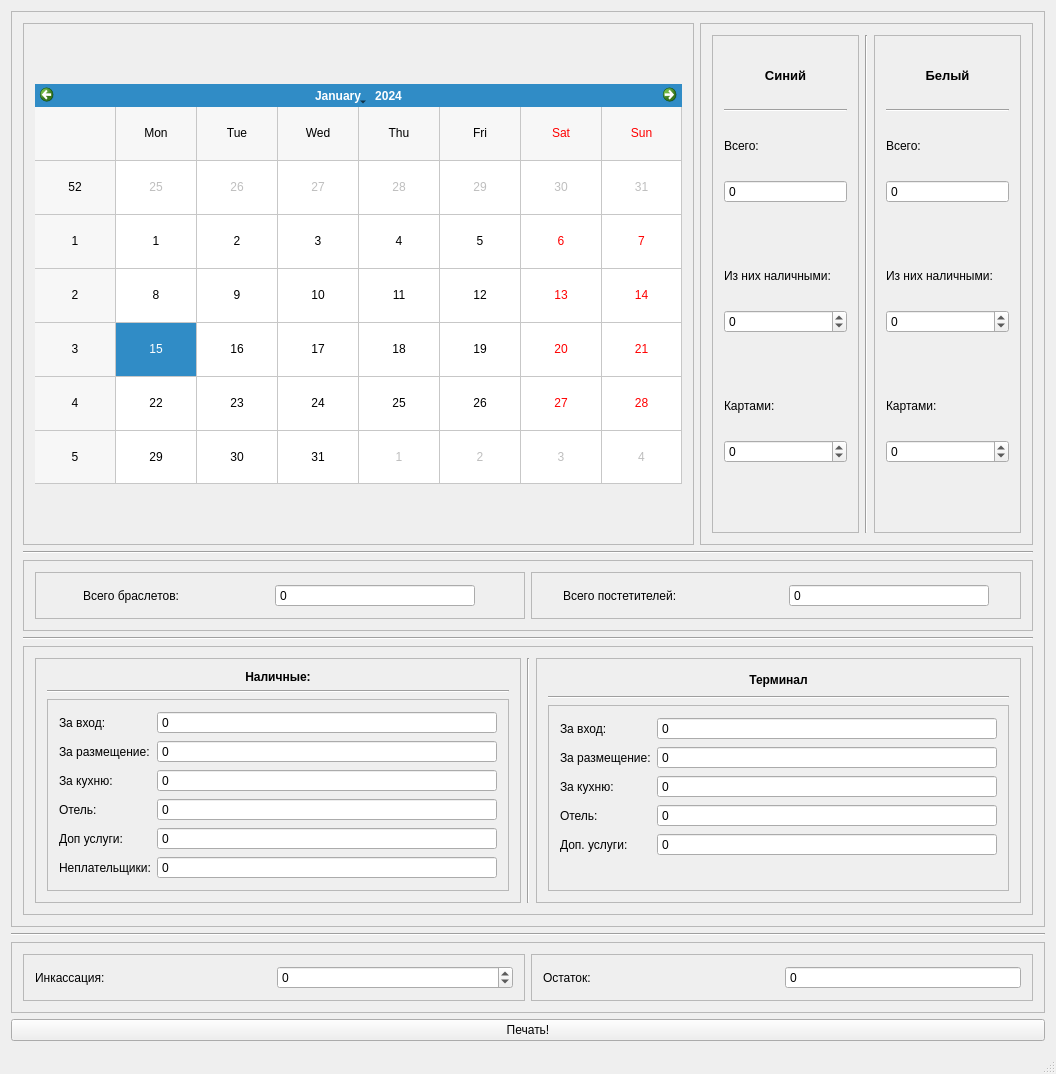
<?xml version="1.0" encoding="UTF-8"?>
<ui version="4.0">
 <class>AquaPrinterClass</class>
 <widget class="QMainWindow" name="AquaPrinterClass">
  <property name="geometry">
   <rect>
    <x>0</x>
    <y>0</y>
    <width>1056</width>
    <height>1074</height>
   </rect>
  </property>
  <property name="windowTitle">
   <string>AquaPrinter</string>
  </property>
  <property name="windowIcon">
   <iconset resource="AquaPrinter.qrc">
    <normaloff>:/icon.ico</normaloff>:/icon.ico</iconset>
  </property>
  <widget class="QWidget" name="centralWidget">
   <layout class="QGridLayout" name="gridLayout_2">
    <item row="0" column="0">
     <widget class="QFrame" name="frame">
      <property name="frameShape">
       <enum>QFrame::StyledPanel</enum>
      </property>
      <property name="frameShadow">
       <enum>QFrame::Raised</enum>
      </property>
      <layout class="QGridLayout" name="gridLayout">
       <item row="0" column="2">
        <widget class="QFrame" name="frame_2">
         <property name="frameShape">
          <enum>QFrame::StyledPanel</enum>
         </property>
         <property name="frameShadow">
          <enum>QFrame::Raised</enum>
         </property>
         <layout class="QHBoxLayout" name="horizontalLayout">
          <item>
           <widget class="QFrame" name="frame_3">
            <property name="frameShape">
             <enum>QFrame::StyledPanel</enum>
            </property>
            <property name="frameShadow">
             <enum>QFrame::Raised</enum>
            </property>
            <layout class="QVBoxLayout" name="verticalLayout_2">
             <item>
              <widget class="QLabel" name="label">
               <property name="maximumSize">
                <size>
                 <width>16777215</width>
                 <height>30</height>
                </size>
               </property>
               <property name="font">
                <font>
                 <pointsize>10</pointsize>
                 <weight>75</weight>
                 <bold>true</bold>
                </font>
               </property>
               <property name="text">
                <string>Синий</string>
               </property>
               <property name="alignment">
                <set>Qt::AlignCenter</set>
               </property>
              </widget>
             </item>
             <item>
              <widget class="Line" name="line_2">
               <property name="orientation">
                <enum>Qt::Horizontal</enum>
               </property>
              </widget>
             </item>
             <item>
              <widget class="QLabel" name="label_3">
               <property name="maximumSize">
                <size>
                 <width>16777215</width>
                 <height>30</height>
                </size>
               </property>
               <property name="text">
                <string>Всего:</string>
               </property>
              </widget>
             </item>
             <item>
              <widget class="QSpinBox" name="blueAllEdit">
               <property name="readOnly">
                <bool>true</bool>
               </property>
               <property name="buttonSymbols">
                <enum>QAbstractSpinBox::NoButtons</enum>
               </property>
               <property name="showGroupSeparator" stdset="0">
                <bool>true</bool>
               </property>
               <property name="minimum">
                <number>-999999999</number>
               </property>
               <property name="maximum">
                <number>999999999</number>
               </property>
              </widget>
             </item>
             <item>
              <widget class="QLabel" name="blueOriginalLabel">
               <property name="maximumSize">
                <size>
                 <width>16777215</width>
                 <height>20</height>
                </size>
               </property>
               <property name="text">
                <string/>
               </property>
              </widget>
             </item>
             <item>
              <widget class="QLabel" name="label_4">
               <property name="maximumSize">
                <size>
                 <width>16777215</width>
                 <height>30</height>
                </size>
               </property>
               <property name="text">
                <string>Из них наличными:</string>
               </property>
              </widget>
             </item>
             <item>
              <widget class="QSpinBox" name="blueCashEdit">
               <property name="showGroupSeparator" stdset="0">
                <bool>true</bool>
               </property>
               <property name="minimum">
                <number>-999999999</number>
               </property>
               <property name="maximum">
                <number>999999999</number>
               </property>
              </widget>
             </item>
             <item>
              <widget class="QLabel" name="blueCashOriginalLabel">
               <property name="maximumSize">
                <size>
                 <width>16777215</width>
                 <height>20</height>
                </size>
               </property>
               <property name="text">
                <string/>
               </property>
              </widget>
             </item>
             <item>
              <widget class="QLabel" name="label_22">
               <property name="maximumSize">
                <size>
                 <width>16777215</width>
                 <height>30</height>
                </size>
               </property>
               <property name="text">
                <string>Картами:</string>
               </property>
              </widget>
             </item>
             <item>
              <widget class="QSpinBox" name="blueCardEdit">
               <property name="showGroupSeparator" stdset="0">
                <bool>true</bool>
               </property>
               <property name="minimum">
                <number>-999999999</number>
               </property>
               <property name="maximum">
                <number>999999999</number>
               </property>
              </widget>
             </item>
             <item>
              <widget class="QLabel" name="blueCardOriginalEdit">
               <property name="maximumSize">
                <size>
                 <width>16777215</width>
                 <height>20</height>
                </size>
               </property>
               <property name="text">
                <string/>
               </property>
              </widget>
             </item>
            </layout>
           </widget>
          </item>
          <item>
           <widget class="Line" name="line">
            <property name="orientation">
             <enum>Qt::Vertical</enum>
            </property>
           </widget>
          </item>
          <item>
           <widget class="QFrame" name="frame_4">
            <property name="frameShape">
             <enum>QFrame::StyledPanel</enum>
            </property>
            <property name="frameShadow">
             <enum>QFrame::Raised</enum>
            </property>
            <layout class="QVBoxLayout" name="verticalLayout">
             <item>
              <widget class="QLabel" name="label_2">
               <property name="maximumSize">
                <size>
                 <width>16777215</width>
                 <height>30</height>
                </size>
               </property>
               <property name="font">
                <font>
                 <pointsize>10</pointsize>
                 <weight>75</weight>
                 <bold>true</bold>
                </font>
               </property>
               <property name="text">
                <string>Белый</string>
               </property>
               <property name="alignment">
                <set>Qt::AlignCenter</set>
               </property>
              </widget>
             </item>
             <item>
              <widget class="Line" name="line_3">
               <property name="orientation">
                <enum>Qt::Horizontal</enum>
               </property>
              </widget>
             </item>
             <item>
              <widget class="QLabel" name="label_5">
               <property name="maximumSize">
                <size>
                 <width>16777215</width>
                 <height>30</height>
                </size>
               </property>
               <property name="text">
                <string>Всего:</string>
               </property>
              </widget>
             </item>
             <item>
              <widget class="QSpinBox" name="whiteAllEdit">
               <property name="enabled">
                <bool>true</bool>
               </property>
               <property name="wrapping">
                <bool>false</bool>
               </property>
               <property name="alignment">
                <set>Qt::AlignLeading|Qt::AlignLeft|Qt::AlignVCenter</set>
               </property>
               <property name="readOnly">
                <bool>true</bool>
               </property>
               <property name="buttonSymbols">
                <enum>QAbstractSpinBox::NoButtons</enum>
               </property>
               <property name="showGroupSeparator" stdset="0">
                <bool>true</bool>
               </property>
               <property name="minimum">
                <number>-999999999</number>
               </property>
               <property name="maximum">
                <number>999999999</number>
               </property>
              </widget>
             </item>
             <item>
              <widget class="QLabel" name="whiteAllOriginalLabel">
               <property name="maximumSize">
                <size>
                 <width>16777215</width>
                 <height>20</height>
                </size>
               </property>
               <property name="text">
                <string/>
               </property>
              </widget>
             </item>
             <item>
              <widget class="QLabel" name="label_6">
               <property name="maximumSize">
                <size>
                 <width>16777215</width>
                 <height>30</height>
                </size>
               </property>
               <property name="text">
                <string>Из них наличными:</string>
               </property>
              </widget>
             </item>
             <item>
              <widget class="QSpinBox" name="whiteCashEdit">
               <property name="showGroupSeparator" stdset="0">
                <bool>true</bool>
               </property>
               <property name="minimum">
                <number>-999999999</number>
               </property>
               <property name="maximum">
                <number>999999999</number>
               </property>
              </widget>
             </item>
             <item>
              <widget class="QLabel" name="whiteOriginalCashEdit">
               <property name="maximumSize">
                <size>
                 <width>16777215</width>
                 <height>20</height>
                </size>
               </property>
               <property name="text">
                <string/>
               </property>
              </widget>
             </item>
             <item>
              <widget class="QLabel" name="label_23">
               <property name="maximumSize">
                <size>
                 <width>16777215</width>
                 <height>30</height>
                </size>
               </property>
               <property name="text">
                <string>Картами:</string>
               </property>
              </widget>
             </item>
             <item>
              <widget class="QSpinBox" name="whiteCardEdit">
               <property name="showGroupSeparator" stdset="0">
                <bool>true</bool>
               </property>
               <property name="minimum">
                <number>-999999999</number>
               </property>
               <property name="maximum">
                <number>999999999</number>
               </property>
              </widget>
             </item>
             <item>
              <widget class="QLabel" name="whiteCardOriginalLabel">
               <property name="maximumSize">
                <size>
                 <width>16777215</width>
                 <height>20</height>
                </size>
               </property>
               <property name="text">
                <string/>
               </property>
              </widget>
             </item>
            </layout>
           </widget>
          </item>
         </layout>
        </widget>
       </item>
       <item row="0" column="0" colspan="2">
        <widget class="QFrame" name="frame_10">
         <property name="frameShape">
          <enum>QFrame::StyledPanel</enum>
         </property>
         <property name="frameShadow">
          <enum>QFrame::Raised</enum>
         </property>
         <layout class="QGridLayout" name="gridLayout_3">
          <item row="0" column="0">
           <widget class="QCalendarWidget" name="calendar">
            <property name="maximumSize">
             <size>
              <width>16777215</width>
              <height>400</height>
             </size>
            </property>
            <property name="gridVisible">
             <bool>true</bool>
            </property>
            <property name="navigationBarVisible">
             <bool>true</bool>
            </property>
            <property name="dateEditEnabled">
             <bool>true</bool>
            </property>
           </widget>
          </item>
         </layout>
        </widget>
       </item>
       <item row="5" column="0" colspan="3">
        <widget class="Line" name="line_8">
         <property name="minimumSize">
          <size>
           <width>0</width>
           <height>0</height>
          </size>
         </property>
         <property name="orientation">
          <enum>Qt::Horizontal</enum>
         </property>
        </widget>
       </item>
       <item row="3" column="0" colspan="3">
        <widget class="Line" name="line_4">
         <property name="minimumSize">
          <size>
           <width>0</width>
           <height>0</height>
          </size>
         </property>
         <property name="orientation">
          <enum>Qt::Horizontal</enum>
         </property>
        </widget>
       </item>
       <item row="4" column="0" colspan="3">
        <widget class="QFrame" name="frame_11">
         <property name="frameShape">
          <enum>QFrame::StyledPanel</enum>
         </property>
         <property name="frameShadow">
          <enum>QFrame::Raised</enum>
         </property>
         <layout class="QHBoxLayout" name="horizontalLayout_5">
          <item>
           <widget class="QFrame" name="frame_12">
            <property name="frameShape">
             <enum>QFrame::StyledPanel</enum>
            </property>
            <property name="frameShadow">
             <enum>QFrame::Raised</enum>
            </property>
            <layout class="QHBoxLayout" name="horizontalLayout_3">
             <item>
              <widget class="QLabel" name="label_9">
               <property name="maximumSize">
                <size>
                 <width>150</width>
                 <height>16777215</height>
                </size>
               </property>
               <property name="text">
                <string>Всего браслетов:</string>
               </property>
              </widget>
             </item>
             <item>
              <widget class="QSpinBox" name="allKeysCount">
               <property name="maximumSize">
                <size>
                 <width>200</width>
                 <height>16777215</height>
                </size>
               </property>
               <property name="readOnly">
                <bool>true</bool>
               </property>
               <property name="buttonSymbols">
                <enum>QAbstractSpinBox::NoButtons</enum>
               </property>
               <property name="showGroupSeparator" stdset="0">
                <bool>true</bool>
               </property>
               <property name="minimum">
                <number>-999999999</number>
               </property>
               <property name="maximum">
                <number>999999999</number>
               </property>
              </widget>
             </item>
            </layout>
           </widget>
          </item>
          <item>
           <widget class="QFrame" name="frame_13">
            <property name="frameShape">
             <enum>QFrame::StyledPanel</enum>
            </property>
            <property name="frameShadow">
             <enum>QFrame::Raised</enum>
            </property>
            <layout class="QHBoxLayout" name="horizontalLayout_4">
             <item>
              <widget class="QLabel" name="label_10">
               <property name="maximumSize">
                <size>
                 <width>200</width>
                 <height>16777215</height>
                </size>
               </property>
               <property name="text">
                <string>Всего постетителей:</string>
               </property>
              </widget>
             </item>
             <item>
              <widget class="QSpinBox" name="allVisitorsCount">
               <property name="maximumSize">
                <size>
                 <width>200</width>
                 <height>16777215</height>
                </size>
               </property>
               <property name="readOnly">
                <bool>true</bool>
               </property>
               <property name="buttonSymbols">
                <enum>QAbstractSpinBox::NoButtons</enum>
               </property>
               <property name="showGroupSeparator" stdset="0">
                <bool>true</bool>
               </property>
               <property name="minimum">
                <number>-999999999</number>
               </property>
               <property name="maximum">
                <number>999999999</number>
               </property>
              </widget>
             </item>
            </layout>
           </widget>
          </item>
         </layout>
        </widget>
       </item>
       <item row="6" column="0" colspan="3">
        <widget class="QFrame" name="frame_5">
         <property name="frameShape">
          <enum>QFrame::StyledPanel</enum>
         </property>
         <property name="frameShadow">
          <enum>QFrame::Raised</enum>
         </property>
         <layout class="QHBoxLayout" name="horizontalLayout_2">
          <item>
           <widget class="QFrame" name="frame_6">
            <property name="frameShape">
             <enum>QFrame::StyledPanel</enum>
            </property>
            <property name="frameShadow">
             <enum>QFrame::Raised</enum>
            </property>
            <layout class="QVBoxLayout" name="verticalLayout_4">
             <item>
              <widget class="QLabel" name="label_7">
               <property name="font">
                <font>
                 <weight>75</weight>
                 <bold>true</bold>
                </font>
               </property>
               <property name="text">
                <string>Наличные:</string>
               </property>
               <property name="alignment">
                <set>Qt::AlignCenter</set>
               </property>
              </widget>
             </item>
             <item>
              <widget class="Line" name="line_6">
               <property name="orientation">
                <enum>Qt::Horizontal</enum>
               </property>
              </widget>
             </item>
             <item>
              <widget class="QFrame" name="frame_8">
               <property name="frameShape">
                <enum>QFrame::StyledPanel</enum>
               </property>
               <property name="frameShadow">
                <enum>QFrame::Raised</enum>
               </property>
               <layout class="QFormLayout" name="formLayout">
                <item row="0" column="0">
                 <widget class="QLabel" name="label_11">
                  <property name="text">
                   <string>За вход:</string>
                  </property>
                 </widget>
                </item>
                <item row="0" column="1">
                 <widget class="QSpinBox" name="cashInEdit">
                  <property name="readOnly">
                   <bool>true</bool>
                  </property>
                  <property name="buttonSymbols">
                   <enum>QAbstractSpinBox::NoButtons</enum>
                  </property>
                  <property name="showGroupSeparator" stdset="0">
                   <bool>true</bool>
                  </property>
                  <property name="minimum">
                   <number>-999999999</number>
                  </property>
                  <property name="maximum">
                   <number>999999999</number>
                  </property>
                 </widget>
                </item>
                <item row="1" column="0">
                 <widget class="QLabel" name="label_12">
                  <property name="text">
                   <string>За размещение:</string>
                  </property>
                 </widget>
                </item>
                <item row="1" column="1">
                 <widget class="QSpinBox" name="cashSitEdit">
                  <property name="readOnly">
                   <bool>true</bool>
                  </property>
                  <property name="buttonSymbols">
                   <enum>QAbstractSpinBox::NoButtons</enum>
                  </property>
                  <property name="showGroupSeparator" stdset="0">
                   <bool>true</bool>
                  </property>
                  <property name="minimum">
                   <number>-999999999</number>
                  </property>
                  <property name="maximum">
                   <number>999999999</number>
                  </property>
                 </widget>
                </item>
                <item row="2" column="0">
                 <widget class="QLabel" name="label_13">
                  <property name="text">
                   <string>За кухню:</string>
                  </property>
                 </widget>
                </item>
                <item row="2" column="1">
                 <widget class="QSpinBox" name="cashFoodEdit">
                  <property name="readOnly">
                   <bool>true</bool>
                  </property>
                  <property name="buttonSymbols">
                   <enum>QAbstractSpinBox::NoButtons</enum>
                  </property>
                  <property name="showGroupSeparator" stdset="0">
                   <bool>true</bool>
                  </property>
                  <property name="minimum">
                   <number>-999999999</number>
                  </property>
                  <property name="maximum">
                   <number>999999999</number>
                  </property>
                 </widget>
                </item>
                <item row="3" column="0">
                 <widget class="QLabel" name="label_14">
                  <property name="text">
                   <string>Отель:</string>
                  </property>
                 </widget>
                </item>
                <item row="3" column="1">
                 <widget class="QSpinBox" name="cashHotelEdit">
                  <property name="readOnly">
                   <bool>true</bool>
                  </property>
                  <property name="buttonSymbols">
                   <enum>QAbstractSpinBox::NoButtons</enum>
                  </property>
                  <property name="showGroupSeparator" stdset="0">
                   <bool>true</bool>
                  </property>
                  <property name="minimum">
                   <number>-999999999</number>
                  </property>
                  <property name="maximum">
                   <number>999999999</number>
                  </property>
                 </widget>
                </item>
                <item row="4" column="0">
                 <widget class="QLabel" name="label_15">
                  <property name="text">
                   <string>Доп услуги:</string>
                  </property>
                 </widget>
                </item>
                <item row="4" column="1">
                 <widget class="QSpinBox" name="cashAdditionalServicesEdit">
                  <property name="readOnly">
                   <bool>true</bool>
                  </property>
                  <property name="buttonSymbols">
                   <enum>QAbstractSpinBox::NoButtons</enum>
                  </property>
                  <property name="showGroupSeparator" stdset="0">
                   <bool>true</bool>
                  </property>
                  <property name="minimum">
                   <number>-999999999</number>
                  </property>
                  <property name="maximum">
                   <number>999999999</number>
                  </property>
                 </widget>
                </item>
                <item row="5" column="0">
                 <widget class="QLabel" name="label_21">
                  <property name="text">
                   <string>Неплательщики:</string>
                  </property>
                 </widget>
                </item>
                <item row="5" column="1">
                 <widget class="QSpinBox" name="cashInvadersEdit">
                  <property name="readOnly">
                   <bool>true</bool>
                  </property>
                  <property name="buttonSymbols">
                   <enum>QAbstractSpinBox::NoButtons</enum>
                  </property>
                  <property name="showGroupSeparator" stdset="0">
                   <bool>true</bool>
                  </property>
                  <property name="minimum">
                   <number>-999999999</number>
                  </property>
                  <property name="maximum">
                   <number>999999999</number>
                  </property>
                 </widget>
                </item>
               </layout>
              </widget>
             </item>
            </layout>
           </widget>
          </item>
          <item>
           <widget class="Line" name="line_5">
            <property name="orientation">
             <enum>Qt::Vertical</enum>
            </property>
           </widget>
          </item>
          <item>
           <widget class="QFrame" name="frame_7">
            <property name="frameShape">
             <enum>QFrame::StyledPanel</enum>
            </property>
            <property name="frameShadow">
             <enum>QFrame::Raised</enum>
            </property>
            <layout class="QVBoxLayout" name="verticalLayout_3">
             <item>
              <widget class="QLabel" name="label_8">
               <property name="maximumSize">
                <size>
                 <width>16777215</width>
                 <height>20</height>
                </size>
               </property>
               <property name="font">
                <font>
                 <weight>75</weight>
                 <bold>true</bold>
                </font>
               </property>
               <property name="text">
                <string>Терминал</string>
               </property>
               <property name="alignment">
                <set>Qt::AlignCenter</set>
               </property>
              </widget>
             </item>
             <item>
              <widget class="Line" name="line_7">
               <property name="orientation">
                <enum>Qt::Horizontal</enum>
               </property>
              </widget>
             </item>
             <item>
              <widget class="QFrame" name="frame_9">
               <property name="frameShape">
                <enum>QFrame::StyledPanel</enum>
               </property>
               <property name="frameShadow">
                <enum>QFrame::Raised</enum>
               </property>
               <layout class="QFormLayout" name="formLayout_2">
                <item row="0" column="0">
                 <widget class="QLabel" name="label_16">
                  <property name="text">
                   <string>За вход:</string>
                  </property>
                 </widget>
                </item>
                <item row="0" column="1">
                 <widget class="QSpinBox" name="cardInEdit">
                  <property name="readOnly">
                   <bool>true</bool>
                  </property>
                  <property name="buttonSymbols">
                   <enum>QAbstractSpinBox::NoButtons</enum>
                  </property>
                  <property name="showGroupSeparator" stdset="0">
                   <bool>true</bool>
                  </property>
                  <property name="minimum">
                   <number>-999999999</number>
                  </property>
                  <property name="maximum">
                   <number>999999999</number>
                  </property>
                 </widget>
                </item>
                <item row="1" column="0">
                 <widget class="QLabel" name="label_17">
                  <property name="text">
                   <string>За размещение:</string>
                  </property>
                 </widget>
                </item>
                <item row="1" column="1">
                 <widget class="QSpinBox" name="cardSitEdit">
                  <property name="readOnly">
                   <bool>true</bool>
                  </property>
                  <property name="buttonSymbols">
                   <enum>QAbstractSpinBox::NoButtons</enum>
                  </property>
                  <property name="showGroupSeparator" stdset="0">
                   <bool>true</bool>
                  </property>
                  <property name="minimum">
                   <number>-999999999</number>
                  </property>
                  <property name="maximum">
                   <number>999999999</number>
                  </property>
                 </widget>
                </item>
                <item row="2" column="0">
                 <widget class="QLabel" name="label_18">
                  <property name="text">
                   <string>За кухню:</string>
                  </property>
                 </widget>
                </item>
                <item row="2" column="1">
                 <widget class="QSpinBox" name="cardFoodEdit">
                  <property name="readOnly">
                   <bool>true</bool>
                  </property>
                  <property name="buttonSymbols">
                   <enum>QAbstractSpinBox::NoButtons</enum>
                  </property>
                  <property name="showGroupSeparator" stdset="0">
                   <bool>true</bool>
                  </property>
                  <property name="minimum">
                   <number>-999999999</number>
                  </property>
                  <property name="maximum">
                   <number>999999999</number>
                  </property>
                 </widget>
                </item>
                <item row="3" column="0">
                 <widget class="QLabel" name="label_19">
                  <property name="text">
                   <string>Отель:</string>
                  </property>
                 </widget>
                </item>
                <item row="3" column="1">
                 <widget class="QSpinBox" name="cardHotelEdit">
                  <property name="readOnly">
                   <bool>true</bool>
                  </property>
                  <property name="buttonSymbols">
                   <enum>QAbstractSpinBox::NoButtons</enum>
                  </property>
                  <property name="showGroupSeparator" stdset="0">
                   <bool>true</bool>
                  </property>
                  <property name="minimum">
                   <number>-999999999</number>
                  </property>
                  <property name="maximum">
                   <number>999999999</number>
                  </property>
                 </widget>
                </item>
                <item row="4" column="0">
                 <widget class="QLabel" name="label_20">
                  <property name="text">
                   <string>Доп. услуги:</string>
                  </property>
                 </widget>
                </item>
                <item row="4" column="1">
                 <widget class="QSpinBox" name="cardAdditionalServicesEdit">
                  <property name="readOnly">
                   <bool>true</bool>
                  </property>
                  <property name="buttonSymbols">
                   <enum>QAbstractSpinBox::NoButtons</enum>
                  </property>
                  <property name="showGroupSeparator" stdset="0">
                   <bool>true</bool>
                  </property>
                  <property name="minimum">
                   <number>-999999999</number>
                  </property>
                  <property name="maximum">
                   <number>999999999</number>
                  </property>
                 </widget>
                </item>
               </layout>
              </widget>
             </item>
            </layout>
           </widget>
          </item>
         </layout>
        </widget>
       </item>
      </layout>
     </widget>
    </item>
    <item row="1" column="0">
     <widget class="Line" name="line_9">
      <property name="orientation">
       <enum>Qt::Horizontal</enum>
      </property>
     </widget>
    </item>
    <item row="2" column="0">
     <widget class="QFrame" name="frame_14">
      <property name="frameShape">
       <enum>QFrame::StyledPanel</enum>
      </property>
      <property name="frameShadow">
       <enum>QFrame::Raised</enum>
      </property>
      <layout class="QHBoxLayout" name="horizontalLayout_8">
       <item>
        <widget class="QFrame" name="frame_15">
         <property name="frameShape">
          <enum>QFrame::StyledPanel</enum>
         </property>
         <property name="frameShadow">
          <enum>QFrame::Raised</enum>
         </property>
         <layout class="QHBoxLayout" name="horizontalLayout_7">
          <item>
           <widget class="QLabel" name="label_24">
            <property name="text">
             <string>Инкассация:</string>
            </property>
           </widget>
          </item>
          <item>
           <widget class="QSpinBox" name="cashToBank">
            <property name="showGroupSeparator" stdset="0">
             <bool>true</bool>
            </property>
            <property name="minimum">
             <number>-999999999</number>
            </property>
            <property name="maximum">
             <number>999999999</number>
            </property>
           </widget>
          </item>
         </layout>
        </widget>
       </item>
       <item>
        <widget class="QFrame" name="frame_16">
         <property name="frameShape">
          <enum>QFrame::StyledPanel</enum>
         </property>
         <property name="frameShadow">
          <enum>QFrame::Raised</enum>
         </property>
         <layout class="QHBoxLayout" name="horizontalLayout_6">
          <item>
           <widget class="QLabel" name="label_25">
            <property name="text">
             <string>Остаток:</string>
            </property>
           </widget>
          </item>
          <item>
           <widget class="QSpinBox" name="finalCashe">
            <property name="readOnly">
             <bool>true</bool>
            </property>
            <property name="buttonSymbols">
             <enum>QAbstractSpinBox::NoButtons</enum>
            </property>
            <property name="showGroupSeparator" stdset="0">
             <bool>true</bool>
            </property>
            <property name="minimum">
             <number>-999999999</number>
            </property>
            <property name="maximum">
             <number>999999999</number>
            </property>
           </widget>
          </item>
         </layout>
        </widget>
       </item>
      </layout>
     </widget>
    </item>
    <item row="3" column="0">
     <widget class="QPushButton" name="printButton">
      <property name="text">
       <string>Печать!</string>
      </property>
     </widget>
    </item>
   </layout>
  </widget>
  <widget class="QStatusBar" name="statusBar"/>
 </widget>
 <layoutdefault spacing="6" margin="11"/>
 <resources>
  <include location="AquaPrinter.qrc"/>
 </resources>
 <connections/>
</ui>
